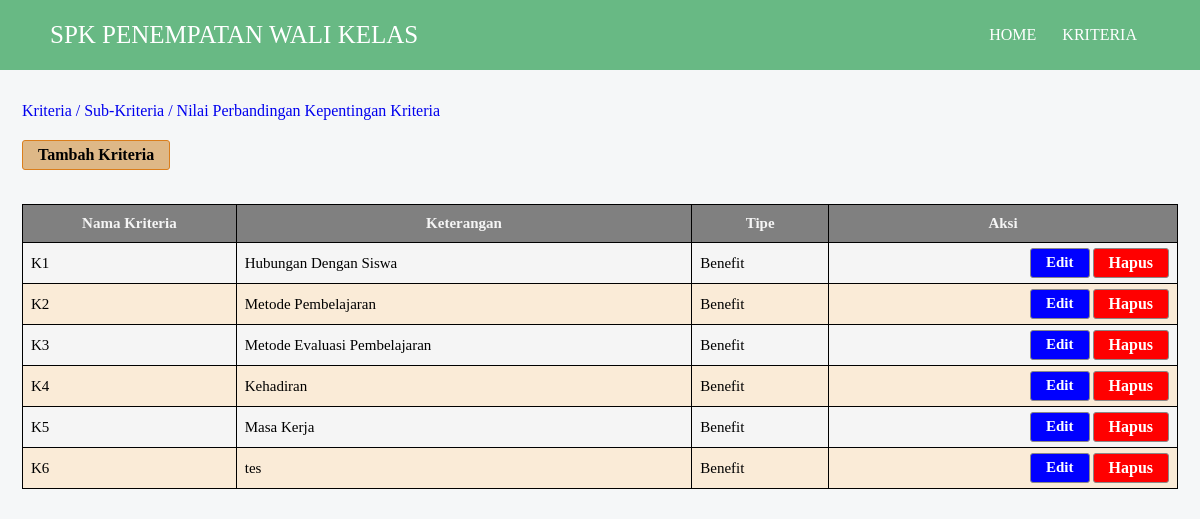
The page /admin/kelola-kriteria.php on the database its author committed.
### tables this page shows
CREATE TABLE `kriteria` (
  `id_kriteria` int(11) NOT NULL,
  `nama_kriteria` text DEFAULT NULL,
  `keterangan` text NOT NULL,
  `type` text NOT NULL,
  `bobot_prioritas` float NOT NULL
);

### admin/kelola-kriteria.php (the view, shortened to what this page needs)
<!DOCTYPE html>
<html lang="en">
<head>
    <link rel="stylesheet" href="../style/style.css">
</head>
<body>
    <?php
    include('../header.php');
    ?>
    <div class="isi">
        <a href="../admin/kelola-kriteria.php">Kriteria</a>
        <a href="../admin/kelola-subkriteria.php">/ Sub-Kriteria</a>
        <a href="../admin/perbandingan-bobot-kriteria.php">/ Nilai Perbandingan Kepentingan Kriteria</a>
        <br><span class="action_btn">
            <a id="tambah-link" href="../admin/form-tambah-kriteria.php">Tambah Kriteria</a>
        </span>
    </div>
    <?php
    include('../fungsi.php');
    $user = $mysqli->query("SELECT * from kriteria");
    ?>
    <div class="isi">
        <table id="data-table">
            <thead>
                <tr>
                    <th>Nama Kriteria</th>
                    <th>Keterangan</th>
                    <th>Tipe</th>
                    <th>Aksi</th>
                </tr>
            </thead>
            <tbody>
                <?php
                while ($row = $user->fetch_assoc()) {
                    echo '<tr>';
                    echo '<td>' . $row["nama_kriteria"] . '</td>';
                    echo '<td>' . $row["keterangan"] . '</td>';
                    echo '<td>' . $row["type"] . '</td>';
                    echo '<td>';
                ?>
                    <span class="action_btn1">
                        <a href="../admin/form-edit-kriteria.php?id_kriteria=<?php echo $row['id_kriteria']; ?>">Edit</a>
                        <form class="action_btn1" method="post" action="kelola-kriteria.php">
                            <button type="submit" name="delete" style="
                            text-decoration: none;
                            color: white;
                            border: 1px solid rgb(138, 136, 135);
                            display: inline-block;
                            padding: 5px 15px;
                            font-weight: bold;
                            border-radius: 3px;
                            background-color: #ff0000;
                            font-size:medium;
                            transition: 0.5s ease-in-out;">Hapus</button>
                        </form>
                    </span>
                    </td>
                <?php
                    echo '</tr>';
                }
                ?>
            </tbody>
        </table>
    </div>
</body>
</html>

### header.php (shortened to what this page needs)
<header>
    <div class="logo">SPK Penempatan Wali Kelas</div>
    <nav>
        <ul>
            <li>
                <a href="../admin/index.php" class="active">Home</a>
            </li>
            <li>
                <a href="../admin/kelola-kriteria.php">Kriteria</a>
            </li>
        </ul>
    </nav>
</header>

### style/style.css (style rules this page uses)
* { margin: 0; padding: 0; font-family: "futura md bt"; text-decoration: none; list-style: none; box-sizing: border-box; }
body { background: #F5F7F8; }
header { background: #68B984; width: 100%; height: 70px; display: flex; align-items: center; justify-content: space-between; padding: 0 50px; }
header .logo { font-size: 25px; text-transform: uppercase; color: #fff; }
header nav ul { display: flex; }
header nav ul li a { display: inline-block; color: #fff; padding: 5px 0; margin: 0 10px; border: 3px solid transparent; text-transform: uppercase; transition: 0.2s; }
.isi { width: 100%; border: 2px solid transparent; padding: 0 20px; margin-top: 30px; }
.isi a { text-transform: capitalize; transition: 0.2s; }
table { width: 100%; font-size: 15px; color: black; white-space: nowrap; border-collapse: collapse; }
table>thead { background-color: gray; color: #f5f5f5; }
table>thead th { padding: 10px 0; margin: 0 20px; }
table th, table td { border: 1px solid black; padding: 5px 8px; }
table>tbody>tr>td { width: 60px; height: 40px; }
table>tbody>tr { background-color: #f5f5f5; transition: 0.3s ease-in-out; }
table>tbody>tr:nth-child(even) { background-color: #faebd7; }
.action_btn { display: flex; gap: 3px; margin-top: 20px; }
.action_btn>a { text-decoration: none; color: black; border: 1px solid #da7e1c; display: inline-block; padding: 5px 15px; font-weight: bold; border-radius: 3px; transition: 0.5s ease-in-out; }
.action_btn>a:nth-child(1) { background: #deb887; }
.action_btn1 { display: flex; gap: 3px; justify-content: end; }
.action_btn1>a { text-decoration: none; color: white; border: 1px solid rgb(138, 136, 135); display: inline-block; padding: 5px 15px; font-weight: bold; border-radius: 3px; transition: 0.5s ease-in-out; }
.action_btn1>a:nth-child(1) { background: #0000ff; }

### rows shown on the page
kriteria: nama_kriteria "K1", keterangan "Hubungan Dengan Siswa", type "Benefit"
kriteria: nama_kriteria "K2", keterangan "Metode Pembelajaran", type "Benefit"
kriteria: nama_kriteria "K3", keterangan "Metode Evaluasi Pembelajaran", type "Benefit"
kriteria: nama_kriteria "K4", keterangan "Kehadiran", type "Benefit"
kriteria: nama_kriteria "K5", keterangan "Masa Kerja", type "Benefit"
kriteria: nama_kriteria "K6", keterangan "tes", type "Benefit"
